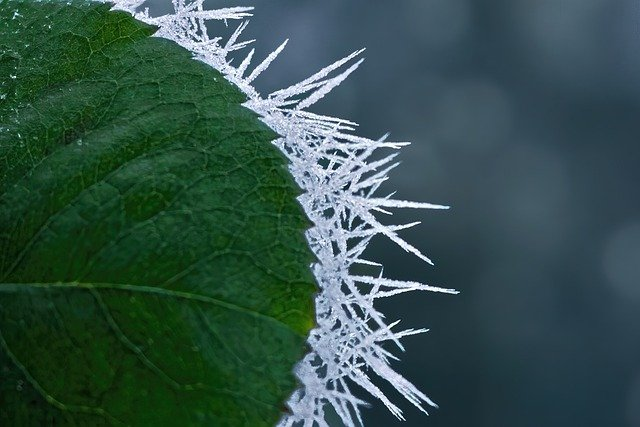
#> input picture img_sample/img2.jpg, 640 x 427 px
$ python trans_img.py
#> lines starting #> are read from the running program, lines starting #| are printed output that depends on the picture
import cv2
import numpy as np

def trans(img,dx,dy):
    h,w = img.shape[:2]
    scale_img = np.zeros([h+dy,w+dx],dtype=np.uint8)
    for i in range(h):
        for j in range(w):
            scale_img[i+dy][j+dx] = img[i][j]
    return scale_img

img = cv2.imread('./img_sample/img2.jpg',0)
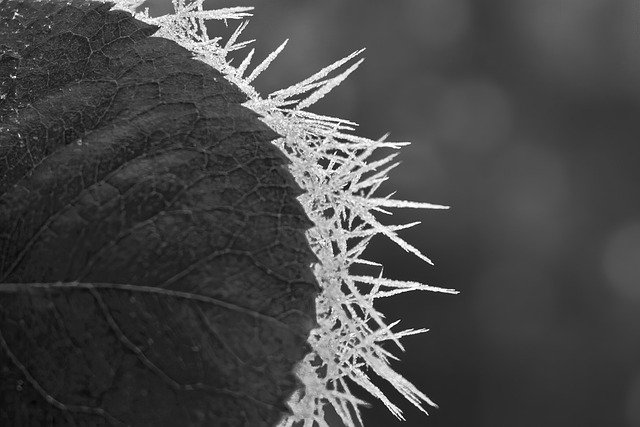
#> img: shape (427, 640); min 0, max 255, mean 71.3
trans_img = trans(img,100,100)
#> after the loop in trans, `for i in range(h):`:
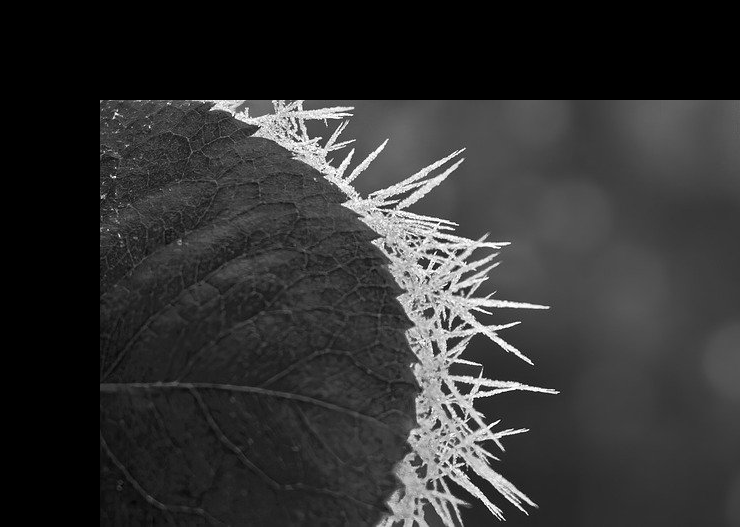
#> scale_img: shape (527, 740); min 0, max 255, mean 50

cv2.imwrite('./processed_img/img2_trans.jpg',trans_img)
cv2.imshow('img',trans_img)
cv2.waitKey(0)
cv2.destroyAllWindows(0)

$ run again, with img_sample/img1.jpg copied over img_sample/img2.jpg
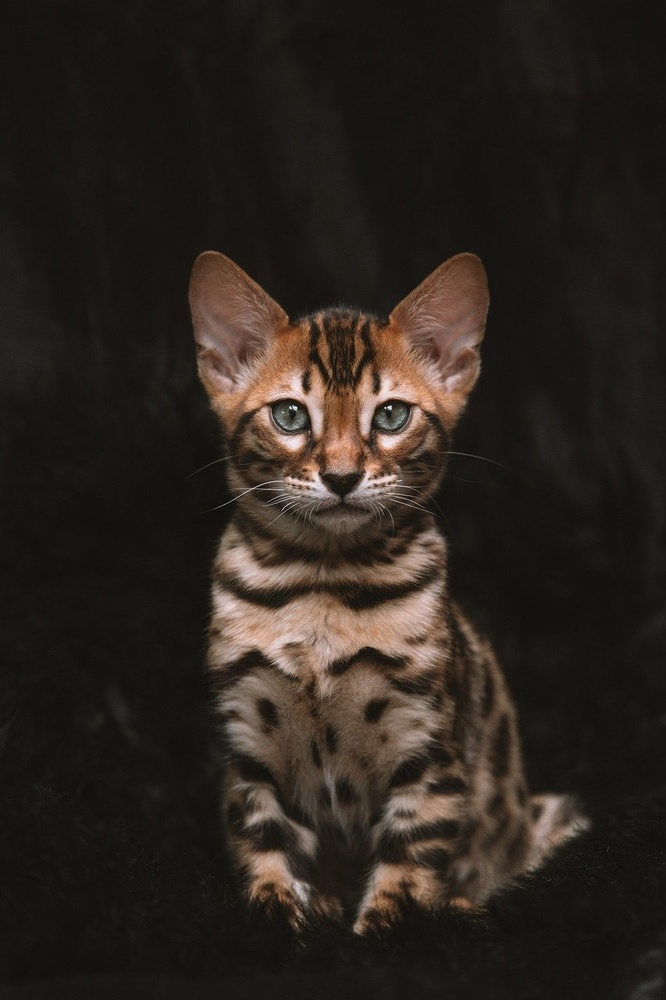
#> input picture img_sample/img1.jpg, 666 x 1000 px, shrunk from 853 x 1280 before the run
#> `img = cv2.imread('./img_sample/img2.jpg',0)`:
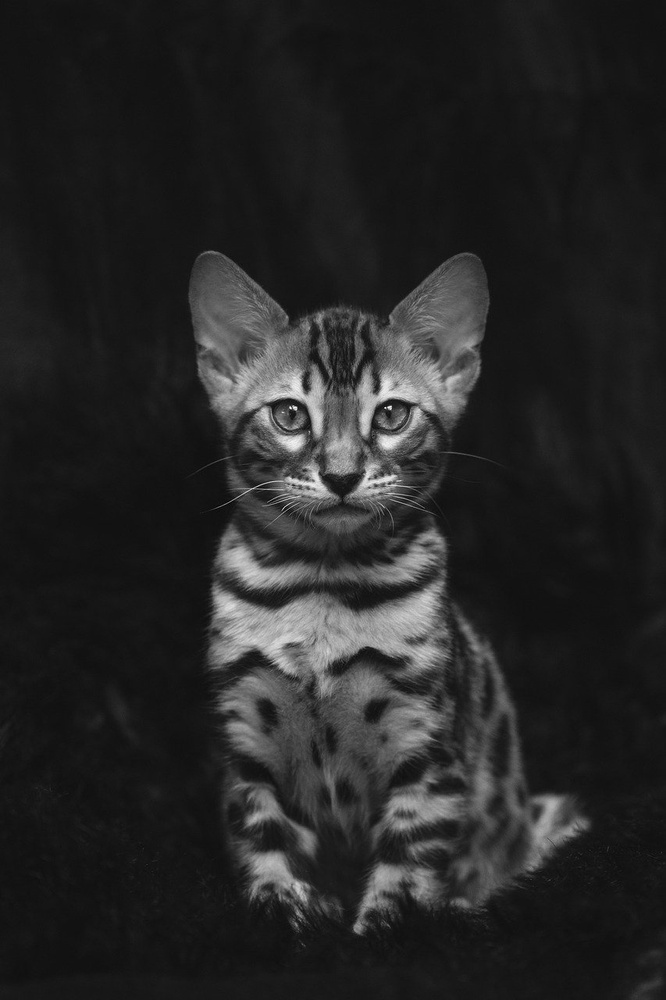
#> img: shape (1000, 666); min 0, max 255, mean 38.3
#> after the loop in trans, `for i in range(h):`:
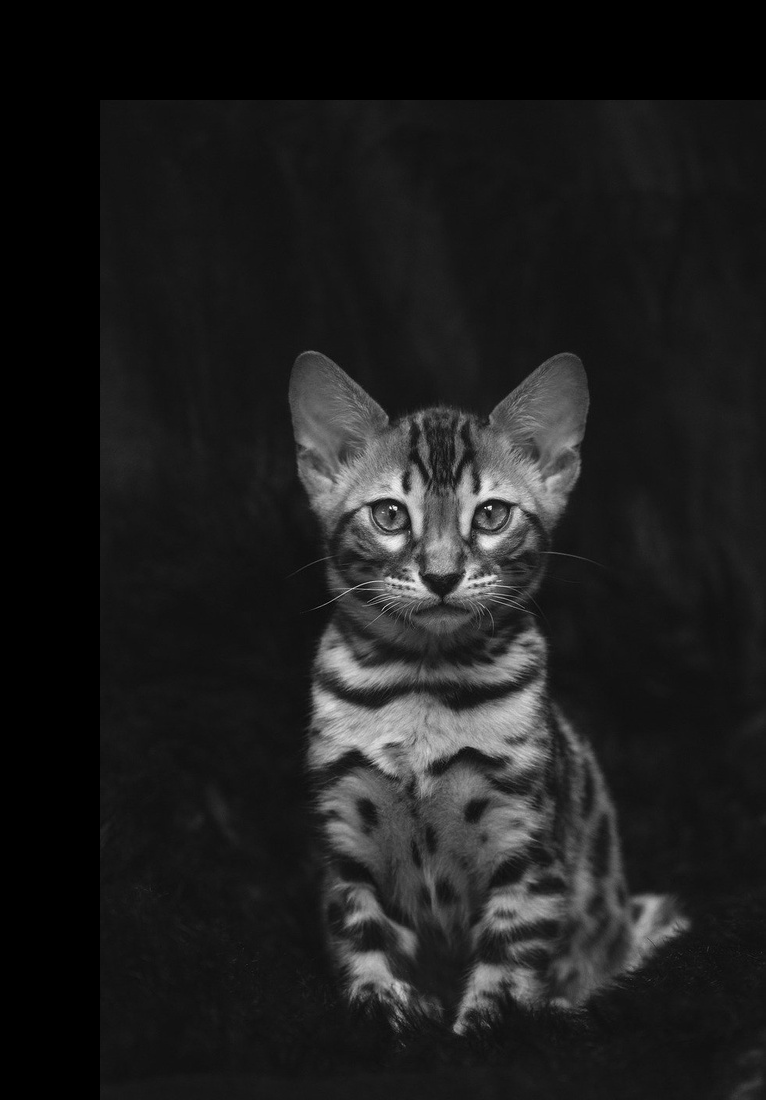
#> scale_img: shape (1100, 766); min 0, max 255, mean 30.3
